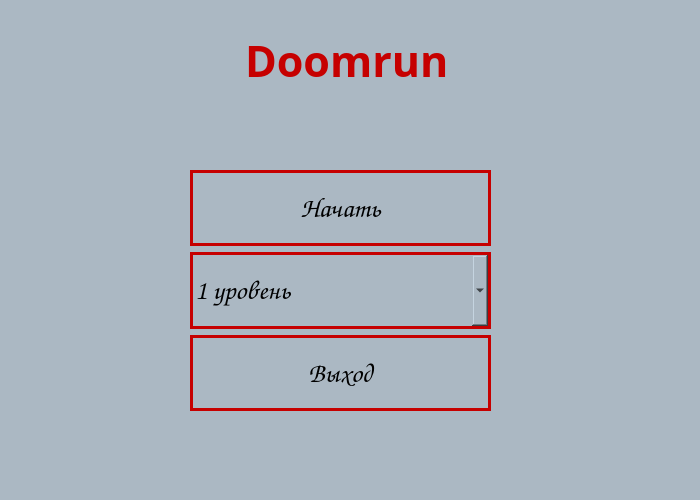
<?xml version="1.0" encoding="UTF-8"?>
<ui version="4.0">
 <class>MainWindow</class>
 <widget class="QMainWindow" name="MainWindow">
  <property name="geometry">
   <rect>
    <x>0</x>
    <y>0</y>
    <width>700</width>
    <height>500</height>
   </rect>
  </property>
  <property name="windowTitle">
   <string>MainWindow</string>
  </property>
  <property name="accessibleDescription">
   <string/>
  </property>
  <property name="styleSheet">
   <string notr="true">QWidget {
    color: white;
    background-color: #abb8c3;
    font-weight: 600;
}

QComboBox {
	background-color: #abb8c3;
    border: 3px solid rgb(198, 0, 0);
	color: #000;
	selection-color: #000;
    selection-background-color: rgb(198, 0, 0);
}

QComboBox:hover {
    background-color: rgb(198, 0, 0);
	color: #fff;
}

QPushButton {
    background-color: #abb8c3;
    border: 3px solid rgb(198, 0, 0);
	color: #000;
}

QPushButton:hover {
    background-color: rgb(198, 0, 0);
	color: #fff;
}

QPushButton:pressed {
    background-color:rgb(191, 0, 0);
}</string>
  </property>
  <widget class="QWidget" name="centralwidget">
   <widget class="QLabel" name="label">
    <property name="geometry">
     <rect>
      <x>245</x>
      <y>20</y>
      <width>210</width>
      <height>80</height>
     </rect>
    </property>
    <property name="font">
     <font>
      <family>MV Boli</family>
      <pointsize>32</pointsize>
      <weight>75</weight>
      <bold>true</bold>
     </font>
    </property>
    <property name="styleSheet">
     <string notr="true">color: rgb(198, 0, 0);</string>
    </property>
    <property name="text">
     <string>Doomrun</string>
    </property>
   </widget>
   <widget class="QWidget" name="verticalLayoutWidget">
    <property name="geometry">
     <rect>
      <x>190</x>
      <y>170</y>
      <width>301</width>
      <height>241</height>
     </rect>
    </property>
    <layout class="QVBoxLayout" name="verticalLayout">
     <item>
      <widget class="QPushButton" name="btn_start">
       <property name="sizePolicy">
        <sizepolicy hsizetype="Expanding" vsizetype="Minimum">
         <horstretch>0</horstretch>
         <verstretch>0</verstretch>
        </sizepolicy>
       </property>
       <property name="font">
        <font>
         <family>Comic Sans MS</family>
         <pointsize>20</pointsize>
         <weight>75</weight>
         <bold>true</bold>
        </font>
       </property>
       <property name="text">
        <string>Начать</string>
       </property>
      </widget>
     </item>
     <item>
      <widget class="QComboBox" name="btn_change_level">
       <property name="sizePolicy">
        <sizepolicy hsizetype="Preferred" vsizetype="Minimum">
         <horstretch>0</horstretch>
         <verstretch>0</verstretch>
        </sizepolicy>
       </property>
       <property name="font">
        <font>
         <family>Comic Sans MS</family>
         <pointsize>20</pointsize>
         <weight>75</weight>
         <bold>true</bold>
        </font>
       </property>
       <property name="styleSheet">
        <string notr="true"/>
       </property>
       <item>
        <property name="text">
         <string>1 уровень</string>
        </property>
       </item>
       <item>
        <property name="text">
         <string>2 уровень</string>
        </property>
       </item>
      </widget>
     </item>
     <item>
      <widget class="QPushButton" name="btn_exit">
       <property name="sizePolicy">
        <sizepolicy hsizetype="Expanding" vsizetype="Minimum">
         <horstretch>0</horstretch>
         <verstretch>0</verstretch>
        </sizepolicy>
       </property>
       <property name="font">
        <font>
         <family>Comic Sans MS</family>
         <pointsize>20</pointsize>
         <weight>75</weight>
         <bold>true</bold>
        </font>
       </property>
       <property name="text">
        <string>Выход</string>
       </property>
      </widget>
     </item>
    </layout>
   </widget>
  </widget>
 </widget>
 <resources/>
 <connections/>
</ui>
